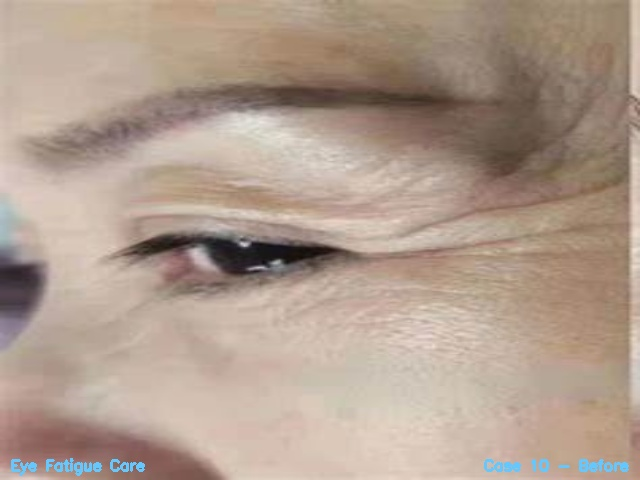
#> input picture images/service-cases/eye_fatigue/case10_before.jpg, 640 x 480 px, given as the content of the folder original-images, which was not available
$ python gen_service_cases_images.py
#> lines starting #> are read from the running program, lines starting #| are printed output that depends on the picture; pictures that were not available may be replaced by others from this repository, and a replacement may not be noted
import cv2
import os
import random
import numpy as np

def create_directories():
    """创建所需的目录结构"""
    categories = {
        "eye_fatigue": "Eye Fatigue Care",
        "eye_decline": "Eye Decline Care",
        "eye_sensitivity": "Eye Sensitivity Care",
        "comprehensive": "Comprehensive Care"
    }

    for category in categories:
        os.makedirs(os.path.join("service-cases", category), exist_ok=True)
    return categories

def split_and_resize_image(image_path):
    """将图片左右切分并调整大小为640x480"""
#> called with image_path = 'original-images/case10_before.jpg'
    img = cv2.imread(image_path)
#> img is the input picture: shape (480, 640, 3); mean B, G, R 142.2, 156.5, 176
    if img is None:
        print(f"无法读取图片: {image_path}")
        return None, None

    height, width = img.shape[:2]
#> height = 480; width = 640
    left_img = img[:, :width//2]
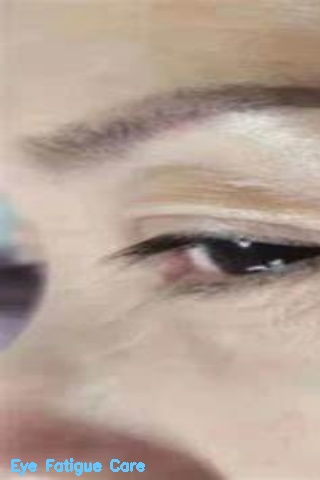
#> left_img: shape (480, 320, 3); mean B, G, R 149.4, 161.6, 180.5
    right_img = img[:, width//2:]
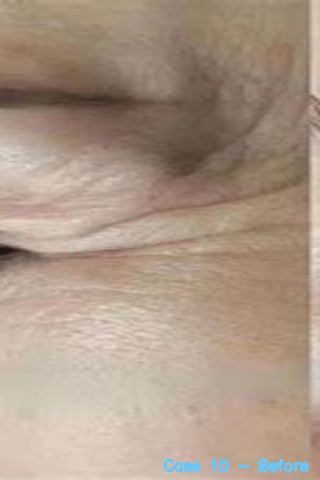
#> right_img: shape (480, 320, 3); mean B, G, R 135, 151.3, 171.5

    # 调整大小为640x480
    left_img = cv2.resize(left_img, (640, 480))
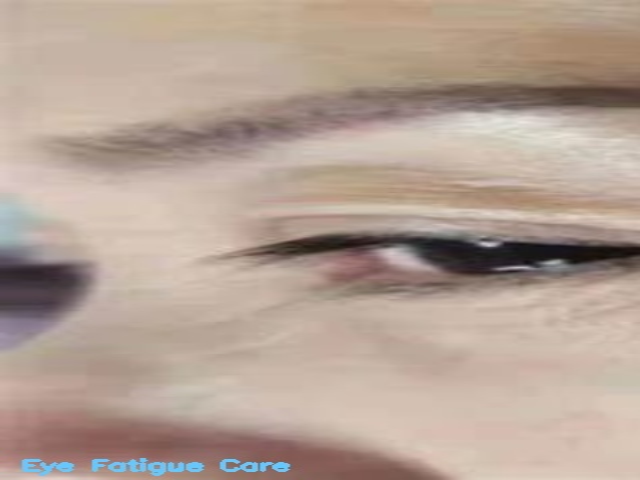
#> left_img: shape (480, 640, 3); mean B, G, R 149.5, 161.7, 180.5
    right_img = cv2.resize(right_img, (640, 480))
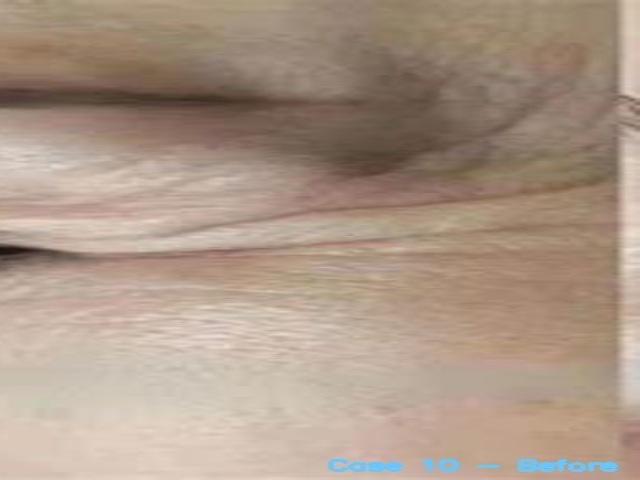
#> right_img: shape (480, 640, 3); mean B, G, R 135.1, 151.4, 171.6

    return left_img, right_img

def add_text_to_image(img, category, case_num, is_before):
    """在图片左下角和右下角添加文字"""
    # 设置字体参数
    font = cv2.FONT_HERSHEY_SIMPLEX
    font_scale = 0.5
    thickness = 2
    text_color = (255, 200, 100)  # 浅蓝色 (BGR格式)

    # 添加左下角文字（类别）
    category_text = category
    (text_width, text_height), _ = cv2.getTextSize(category_text, font, font_scale, thickness)
    cv2.putText(img, category_text, (10, img.shape[0]-10), font, font_scale, text_color, thickness)

    # 添加右下角文字（案例编号和状态）
    status_text = "Before" if is_before else "After"
    case_text = f"Case {case_num} - {status_text}"
    (text_width, text_height), _ = cv2.getTextSize(case_text, font, font_scale, thickness)
    cv2.putText(img, case_text, (img.shape[1]-text_width-10, img.shape[0]-10), font, font_scale, text_color, thickness)

    return img

def process_images():
    """处理所有图片并生成案例"""
    # 创建目录并获取中英文映射
    categories = create_directories()

    # 获取所有图片文件
    image_files = [f for f in os.listdir("original-images") if f.lower().endswith(('.png', '.jpg', '.jpeg','.jfif'))]

    # 处理每张图片
    all_split_images = []
    for image_file in image_files:
        left_img, right_img = split_and_resize_image(os.path.join("original-images", image_file))
        if left_img is not None and right_img is not None:
            all_split_images.append((left_img, right_img))

    # 为每个类别生成11组案例
    for en_category, cn_category in categories.items():
        # 随机选择11组图片
        selected_pairs = random.sample(all_split_images, 11)

        # 保存图片
        for i, (before_img, after_img) in enumerate(selected_pairs, 1):
            # 添加文字
            before_img = add_text_to_image(before_img, cn_category, i, is_before=True)
            after_img = add_text_to_image(after_img, cn_category, i, is_before=False)

            # 保存图片到英文目录
            cv2.imwrite(os.path.join("service-cases", en_category, f"case{i}_before.jpg"), before_img)
            cv2.imwrite(os.path.join("service-cases", en_category, f"case{i}_after.jpg"), after_img)

if __name__ == "__main__":
#> (the run stopped early here; a loop or call above may not have finished)

$ run again, on images/service-cases/eye_fatigue/case3_before.jpg
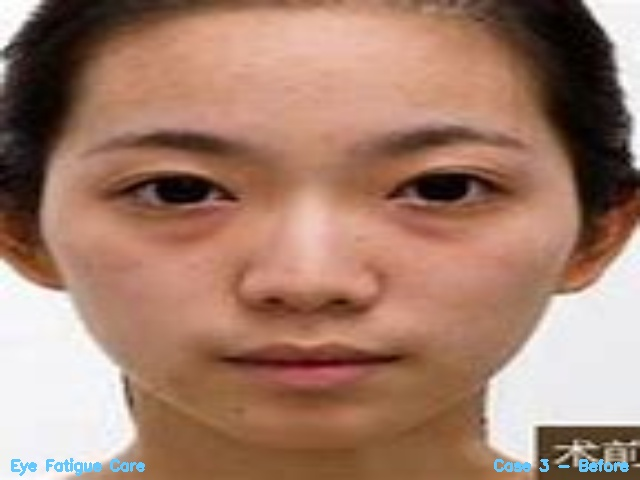
#> input picture images/service-cases/eye_fatigue/case3_before.jpg, 640 x 480 px, given as the content of the folder original-images, which was not available
#> in split_and_resize_image, img is the input picture: shape (480, 640, 3); mean B, G, R 109, 126.8, 164.3
#> in split_and_resize_image, `left_img = cv2.resize(left_img, (640, 480))`:
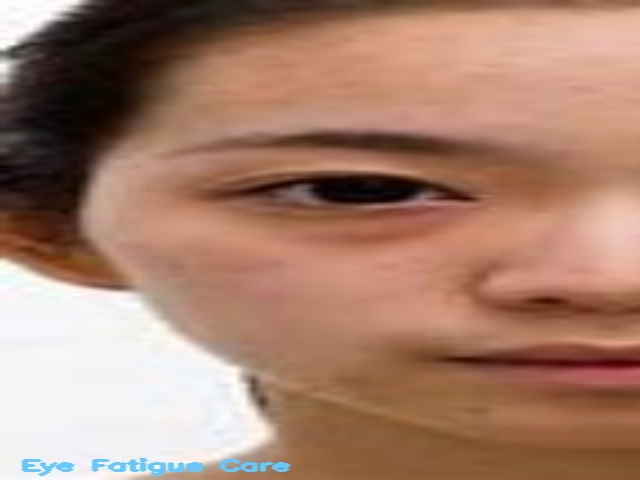
#> left_img: shape (480, 640, 3); mean B, G, R 109.8, 127.8, 166.2
#> in split_and_resize_image, `right_img = cv2.resize(right_img, (640, 480))`:
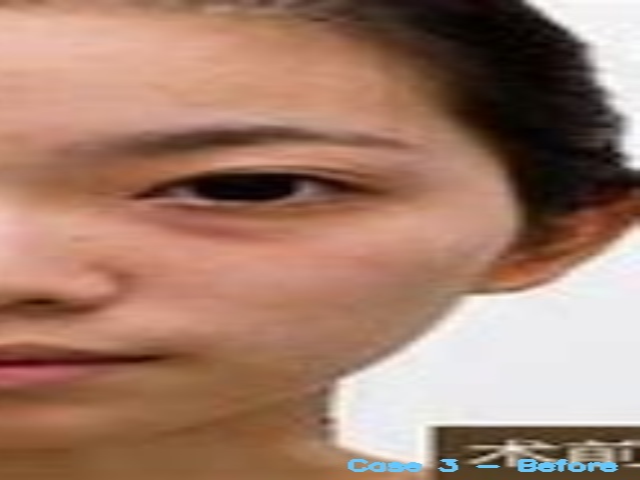
#> right_img: shape (480, 640, 3); mean B, G, R 108.3, 125.9, 162.5

$ run again, on images/service-cases/eye_fatigue/case4_before.jpg
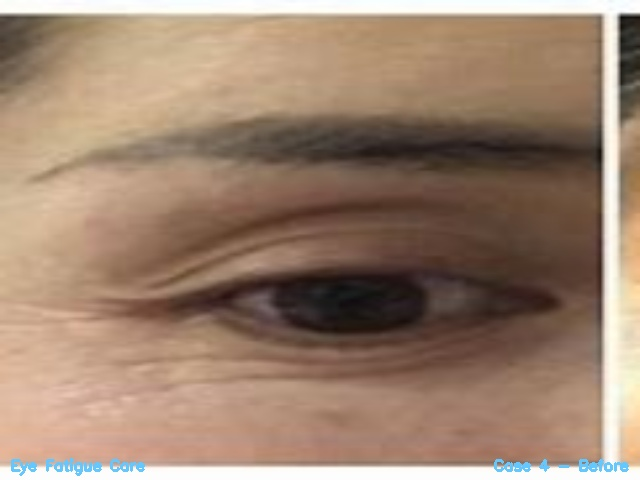
#> input picture images/service-cases/eye_fatigue/case4_before.jpg, 640 x 480 px, given as the content of the folder original-images, which was not available
#> in split_and_resize_image, img is the input picture: shape (480, 640, 3); mean B, G, R 111.5, 130.9, 156.8
#> in split_and_resize_image, `left_img = cv2.resize(left_img, (640, 480))`:
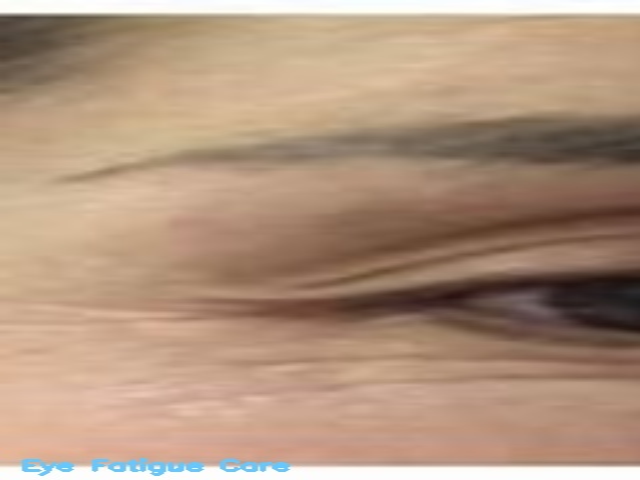
#> left_img: shape (480, 640, 3); mean B, G, R 126.5, 148.7, 177
#> in split_and_resize_image, `right_img = cv2.resize(right_img, (640, 480))`:
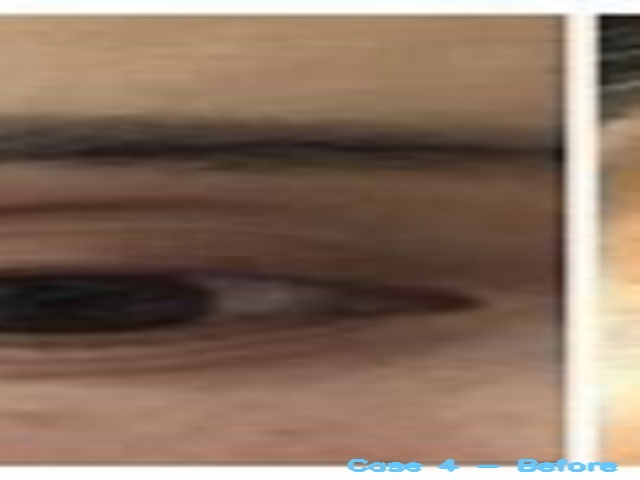
#> right_img: shape (480, 640, 3); mean B, G, R 96.6, 113.2, 136.7

$ run again, on images/service-cases/eye_fatigue/case5_before.jpg
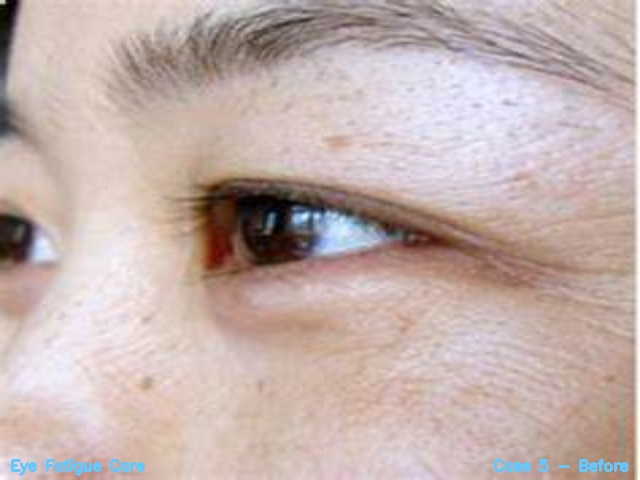
#> input picture images/service-cases/eye_fatigue/case5_before.jpg, 640 x 480 px, given as the content of the folder original-images, which was not available
#> in split_and_resize_image, img is the input picture: shape (480, 640, 3); mean B, G, R 172.8, 176.7, 195.6
#> in split_and_resize_image, `left_img = cv2.resize(left_img, (640, 480))`:
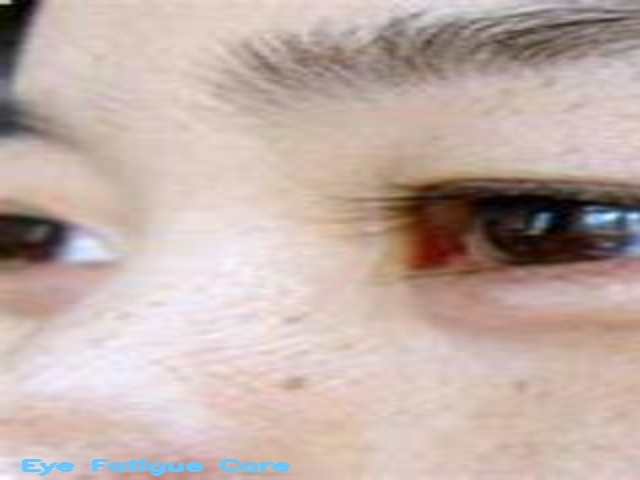
#> left_img: shape (480, 640, 3); mean B, G, R 169, 175.6, 194.4
#> in split_and_resize_image, `right_img = cv2.resize(right_img, (640, 480))`:
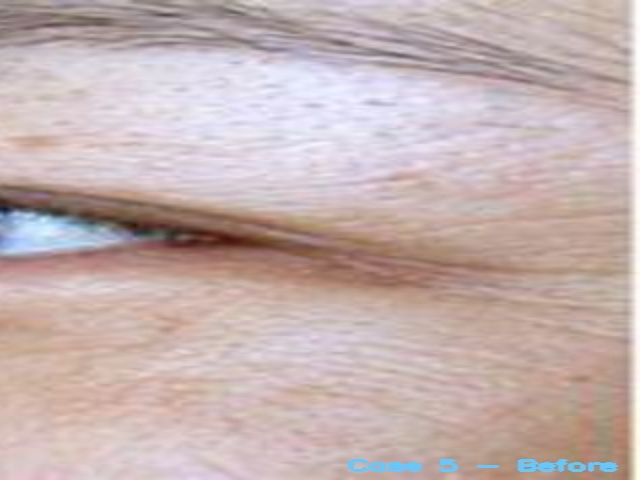
#> right_img: shape (480, 640, 3); mean B, G, R 176.9, 178.1, 196.9
